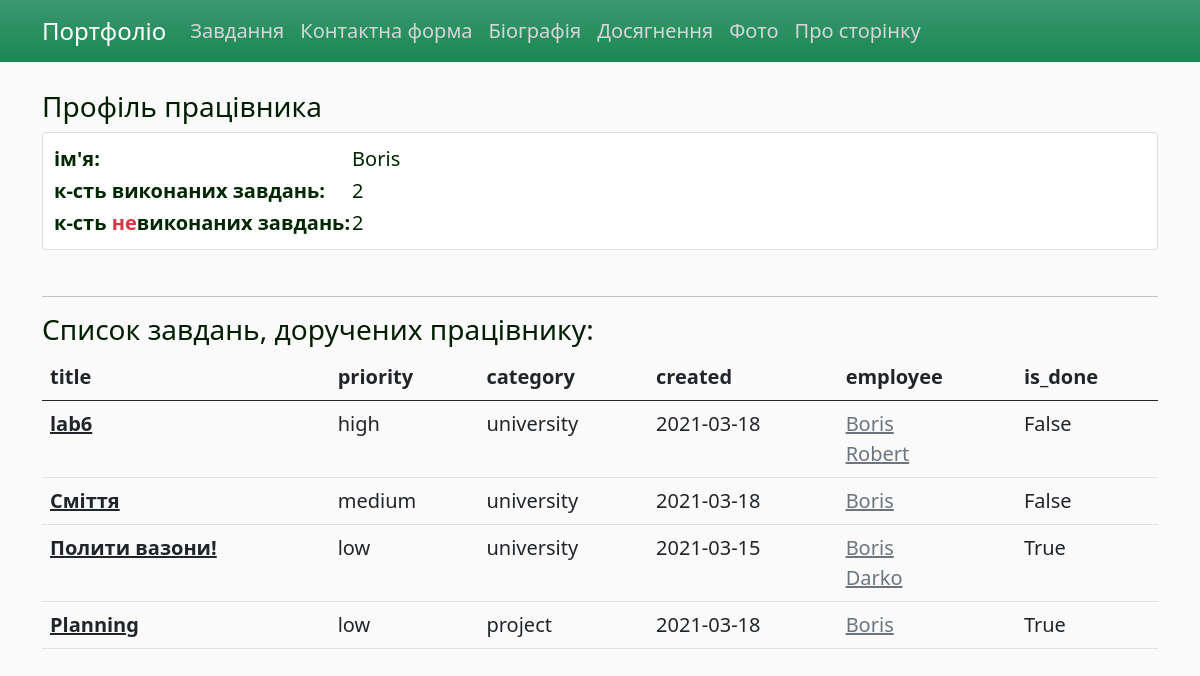
Page /employee/1 on the earlier database version.
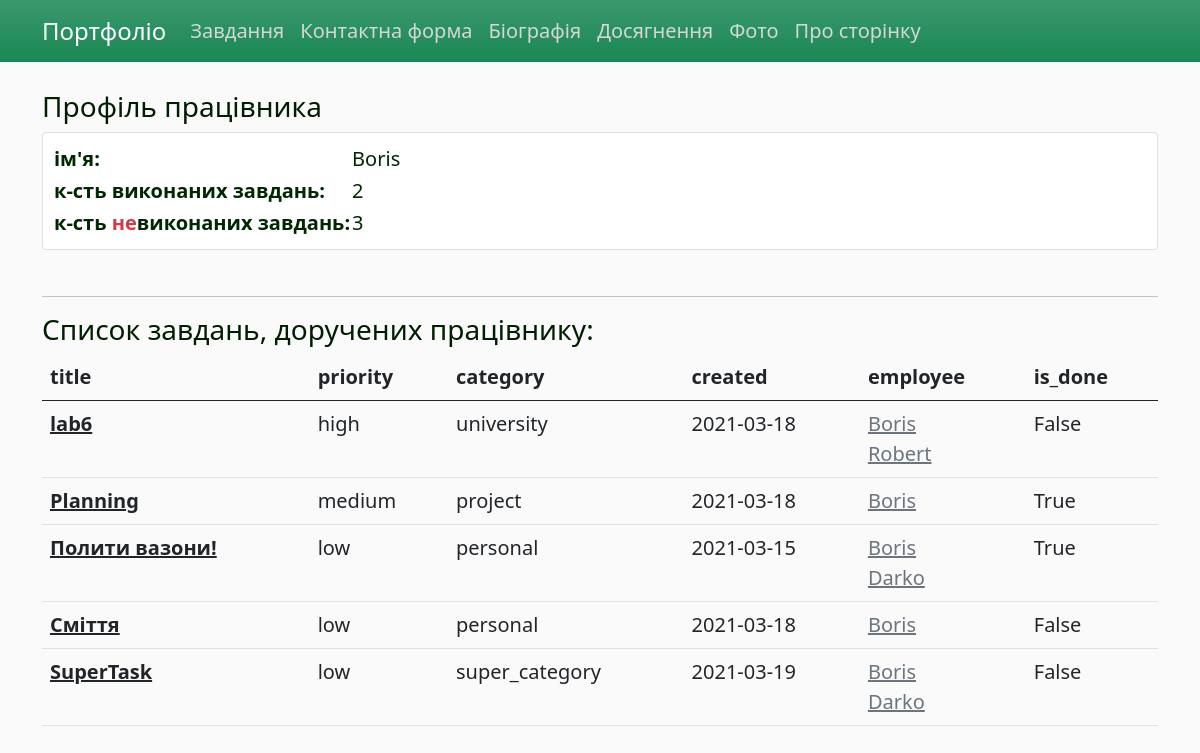
Same page on the later database version.
### app/models.py (models this page shows, shortened)
class Employee(db.Model):  # many to many з Tasks
    id = db.Column(db.Integer, primary_key=True)
    name = db.Column(db.String(25), nullable=False, unique=True)
    count_of_compltd_task = db.Column(db.Integer, nullable=False, default=0)
    tasks_todo = db.relationship('Task', secondary=many_to_many, backref=db.backref('for_empl'))

class Task(db.Model):
    id = db.Column(db.Integer, primary_key=True)
    title = db.Column(db.String(80), nullable=False)
    description = db.Column(db.Text, nullable=False)
    created = db.Column(db.DateTime, default=datetime.utcnow)
    priority = db.Column(db.Enum(EnumPriority), default='low')
    is_done = db.Column(db.Boolean, default=False)
    category_id = db.Column(db.Integer(), db.ForeignKey('category.id'))

class Category(db.Model):
    id = db.Column(db.Integer, primary_key=True)
    name = db.Column(db.String(255), nullable=False, unique=True)
    tasks = db.relationship('Task', backref='categor', lazy='dynamic')

### app/views.py (the view)
@app.route("/employee/<int:id>")
def employee_profile(id):
    employee = Employee.query.get(id)
    all_tasks = Task.query.filter(Task.for_empl.contains(employee)).order_by(
        case(value=Task.priority, whens={'low': 0, 'medium': 1, 'high': 2}).desc(), Task.created)
    counter = 0
    for t in all_tasks:
        if t.is_done:
            counter += 1
    try:
        employee.count_of_compltd_task = counter
        db.session.commit()
    except:
        pass
    return render_template('employee_profile.html', title='Профіль працівника', employee=employee, all_tasks=all_tasks,
                           tasks_count=all_tasks.count())

### app/templates/employee_profile.html
{% extends "layout.html" %}
{% block content %}
<h3> Профіль працівника </h3>
  <table class="card">
    <tr>
        <td><b>ім'я:</b></td>
      <td>{{ employee.name }}</td>
    </tr>
    <tr>
      <td><b>к-сть виконаних завдань:</b></td>
      <td>{{ employee.count_of_compltd_task }}</td>
    </tr>
    <tr>
      <td><b>к-сть <span class="text-danger">не</span>виконаних завдань:</b></td>
      <td>{{ tasks_count - employee.count_of_compltd_task }}</td>
    </tr>
  </table>
  <br><hr>
  <h3> Список завдань, доручених працівнику: </h3>
    <table class="table table-hover">
      <thead>
        <tr>
          <th scope="col">title</th>
          <th scope="col">priority</th>
            <th scope="col">category</th>
          <th scope="col">created</th>
            <th scope="col">employee</th>
            <th scope="col">is_done</th>
        </tr>
      </thead>
      <tbody>
        {% for task in all_tasks %}
            <tr>
              <th><a href="/task/{{ task.id }}" class="link-dark"> {{ task.title }}</a></th>
              <td>{{ task.priority.name }}</td>
                <td>{{ task.categor.name }}</td>
              <td>{{ task.created.strftime('%Y-%m-%d') | safe}}</td>
                <td>
                    {% for t in task.for_empl %}
                        <a href="/employee/{{ t.id }}" class="link-secondary"> {{ t.name }}</a><br>
                    {% endfor %}
                </td>
                <td>{{ task.is_done }}</td>
            </tr>
        {% endfor %}
      </tbody>
    </table>
{% endblock content %}

Differences in the rows shown:
computed for Employee "Boris": tasks_count-employee.count_of_compltd_task "2" → "3"
changed Task "Planning": priority.name "low" → "medium"; moves up the list
changed Task "Полити вазони!": categor.name "university" → "personal"; moves down the list
changed Task "Сміття": priority.name "medium" → "low"; categor.name "university" → "personal"
added Task: title "SuperTask", priority.name "low", categor.name "super_category", created "2021-03-19", is_done "False", Employee (name "Boris"), Employee (name "Darko")
